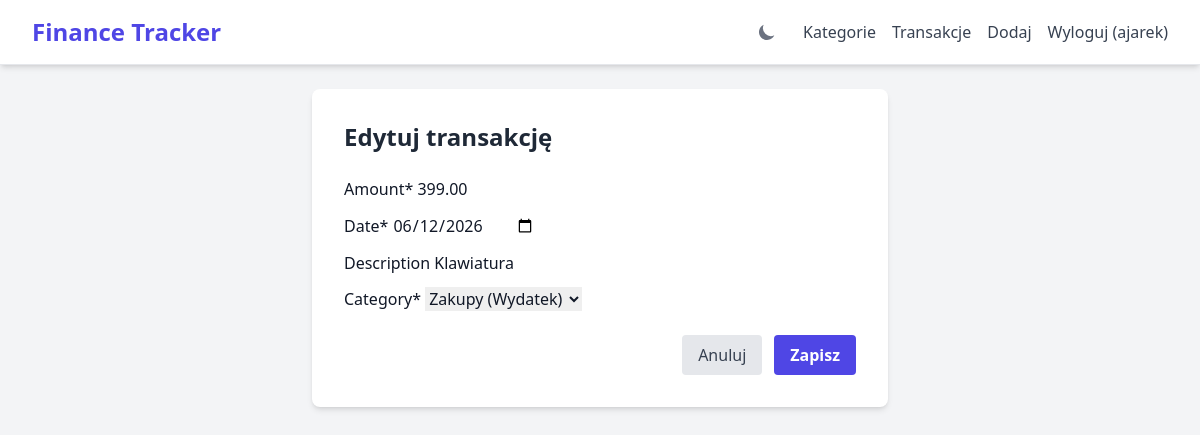
The app's page /transactions/4/edit/ (signed in) with its own data.
### users/models.py (models this page shows)
class CustomUser(AbstractUser):
    pass

### tracker/models.py (models this page shows, shortened)
class Transaction(models.Model):
    amount = models.DecimalField(max_digits=10, decimal_places=2)
    date = models.DateField()
    description = models.CharField(max_length=255, blank=True)
    category = models.ForeignKey(Category, on_delete=models.CASCADE)
    user = models.ForeignKey(settings.AUTH_USER_MODEL, on_delete=models.CASCADE)

### tracker/views.py (the view)
# urls.py: path('transactions/<int:pk>/edit/', views.transaction_edit, name='transaction_edit'),
@login_required
def transaction_edit(request, pk):
    transaction = get_object_or_404(Transaction, pk=pk, user=request.user)
    if request.method == 'POST':
        form = TransactionForm(request.POST, instance=transaction, user=request.user)
        if form.is_valid():
            form.save()
            return redirect('transaction_list')
    else:
        form = TransactionForm(instance=transaction, user=request.user)
    return render(request, 'tracker/transaction_form.html', {'form': form, 'editing': True})

### tracker/forms.py
class TransactionForm(forms.ModelForm):
    class Meta:
        model = Transaction
        fields = ['amount', 'date', 'description', 'category']
        widgets = {
            'date': forms.DateInput(attrs={'type': 'date'})
        }
    def __init__(self, *args, **kwargs):
        user = kwargs.pop('user', None)
        super().__init__(*args, **kwargs)
        if user:
            self.fields['category'].queryset = self.fields['category'].queryset.filter(user=user)

### tracker/models.py (called while the page is built)
    def __str__(self):
        return f"{self.name} ({self.get_type_display()})"

### templates/tracker/transaction_form.html (shortened to what this page needs)
{% extends 'base.html' %}
{% load crispy_forms_tags %}
{% block content %}
<div class="max-w-xl mx-auto bg-white dark:bg-gray-800 p-8 rounded-lg shadow-md transition-colors">
    <h2 class="text-2xl font-bold mb-6 text-gray-800 dark:text-gray-100">
        {% if form.instance.pk %}Edytuj transakcję{% else %}Dodaj nową transakcję{% endif %}
    </h2>
    <form method="post" class="dark:text-gray-200">
        {{ form|crispy }}
        <div class="mt-6 flex justify-end space-x-3">
            <a href="{% url 'dashboard' %}" class="bg-gray-200 dark:bg-gray-700 text-gray-700 dark:text-gray-300 py-2 px-4 rounded hover:bg-gray-300 dark:hover:bg-gray-600 transition">Anuluj</a>
            <button type="submit" class="bg-indigo-600 text-white font-bold py-2 px-4 rounded hover:bg-indigo-700 transition">Zapisz</button>
        </div>
    </form>
</div>
{% endblock %}

### templates/base.html (shortened to what this page needs)
<!DOCTYPE html>
<html lang="pl">
<head>
    <script src="https://cdn.tailwindcss.com"></script>
</head>
<body class="bg-gray-100 dark:bg-gray-900 text-gray-900 dark:text-gray-100 font-sans antialiased transition-colors duration-200">
    <nav class="bg-white dark:bg-gray-800 shadow-md border-b border-gray-200 dark:border-gray-700">
        <div class="max-w-7xl mx-auto px-4 sm:px-6 lg:px-8">
            <div class="flex justify-between h-16">
                <div class="flex">
                    <div class="flex-shrink-0 flex items-center">
                        <a href="{% url 'dashboard' %}" class="text-2xl font-bold text-indigo-600 dark:text-indigo-400">Finance Tracker</a>
                    </div>
                </div>
                <div class="flex items-center space-x-4">
                    <button id="theme-toggle" type="button" class="text-gray-500 dark:text-gray-400 hover:bg-gray-100 dark:hover:bg-gray-700 focus:outline-none focus:ring-4 focus:ring-gray-200 dark:focus:ring-gray-700 rounded-lg text-sm p-2.5">
                        <svg id="theme-toggle-dark-icon" class="hidden w-5 h-5" fill="currentColor" viewBox="0 0 20 20" xmlns="http://www.w3.org/2000/svg"><path d="M17.293 13.293A8 8 0 016.707 2.707a8.001 8.001 0 1010.586 10.586z"></path></svg>
                    </button>
                    {% if user.is_authenticated %}
                        <a href="{% url 'category_list' %}" class="text-gray-700 dark:text-gray-300 hover:text-indigo-600 dark:hover:text-indigo-400">Kategorie</a>
                        <a href="{% url 'transaction_list' %}" class="text-gray-700 dark:text-gray-300 hover:text-indigo-600 dark:hover:text-indigo-400">Transakcje</a>
                        <a href="{% url 'transaction_create' %}" class="text-gray-700 dark:text-gray-300 hover:text-indigo-600 dark:hover:text-indigo-400">Dodaj</a>
                        <form method="post" action="{% url 'logout' %}" class="inline">
                            <button type="submit" class="text-gray-700 dark:text-gray-300 hover:text-red-600">Wyloguj ({{ user.username }})</button>
                        </form>
                    {% else %}
                        <a href="{% url 'login' %}" class="text-gray-700 dark:text-gray-300 hover:text-indigo-600 dark:hover:text-indigo-400">Zaloguj</a>
                        <a href="{% url 'register' %}" class="text-gray-700 dark:text-gray-300 hover:text-indigo-600 dark:hover:text-indigo-400">Zarejestruj</a>
                    {% endif %}
                </div>
            </div>
        </div>
    </nav>
    <main class="max-w-7xl mx-auto py-6 sm:px-6 lg:px-8">
        {% block content %}{% endblock %}
    </main>
</body>
</html>

### records on screen
CustomUser: username "ajarek"
Transaction: amount "399.00", date "06/12/2026", description "Klawiatura", category "Zakupy (Wydatek)"
